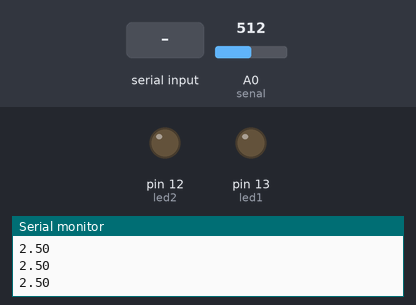
Recording of a sketch running on a simulated Arduino Uno, built with avr-gcc and run on an emulated ATmega328P. On the bench: output pins drawn as LEDs (lit = HIGH), the last lines printed to the serial monitor. Inputs (shaded band) come from the test bench; at power-on: A0 (senal) = 512.

Above: at 1.3 s.
1.4 s: "1" received over Serial
At 2.4 s:
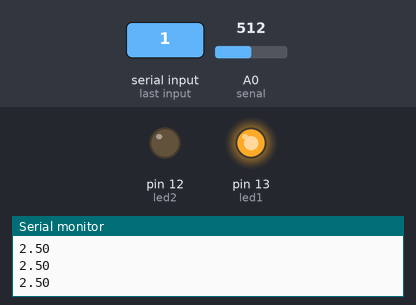
3.0 s: "A" received over Serial
At 3.6 s:
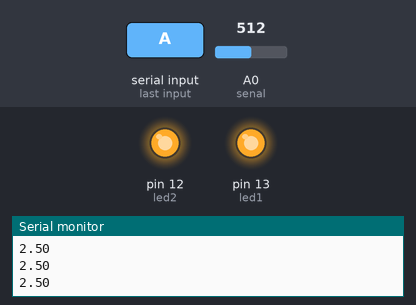
4.5 s: "2" received over Serial
At 4.8 s:
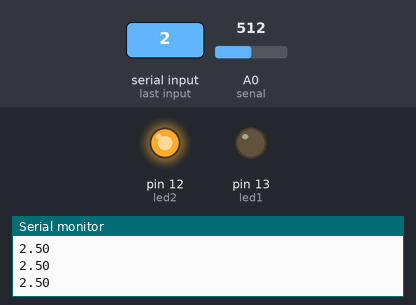
6.0 s: "B" received over Serial
At 7.2 s:
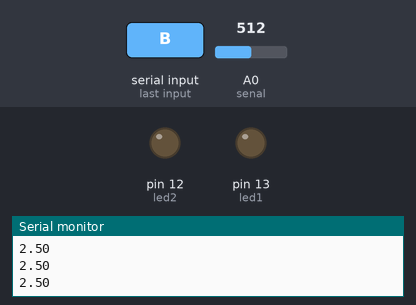
Timing chart, 0 to 8.5 s (numbered marks = the images above; inputs shaded):
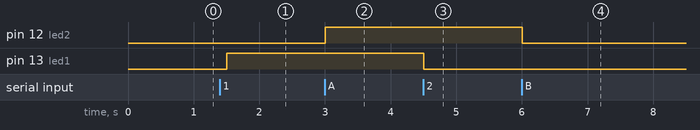

The sketch:

codigo_arduino.ino
```cpp
int led1 = 13;
int led2 = 12;
int senal =A0;
char dato;

void setup() {

  Serial.begin(9600);
  pinMode(senal,INPUT);
  pinMode(led1,OUTPUT);
  pinMode(led2,OUTPUT);

}

void loop() {
  int lectura = analogRead(senal);
  float lectura_float = (5.0/1023)*lectura;
  Serial.println(lectura_float);
  delay(500);

  if (Serial.available()>0)
  {
    dato=Serial.read();
    if(dato == '1')
    {
      digitalWrite(led1,HIGH);
    }
    if(dato == 'A')
    {
      digitalWrite(led2,HIGH);
    }
    if(dato == '2')
    {
      digitalWrite(led1,LOW);
    }
    if(dato == 'B')
    {
      digitalWrite(led2,LOW);
    }
  }

}
```

Measured:
- after the input at 1.4 s, pin 13 (led1): LOW → HIGH after 0.10 s
- after the input at 3.0 s, pin 12 (led2): LOW → HIGH at once
- after the input at 4.5 s, pin 13 (led1): HIGH → LOW at once
- after the input at 6.0 s, pin 12 (led2): HIGH → LOW at once
